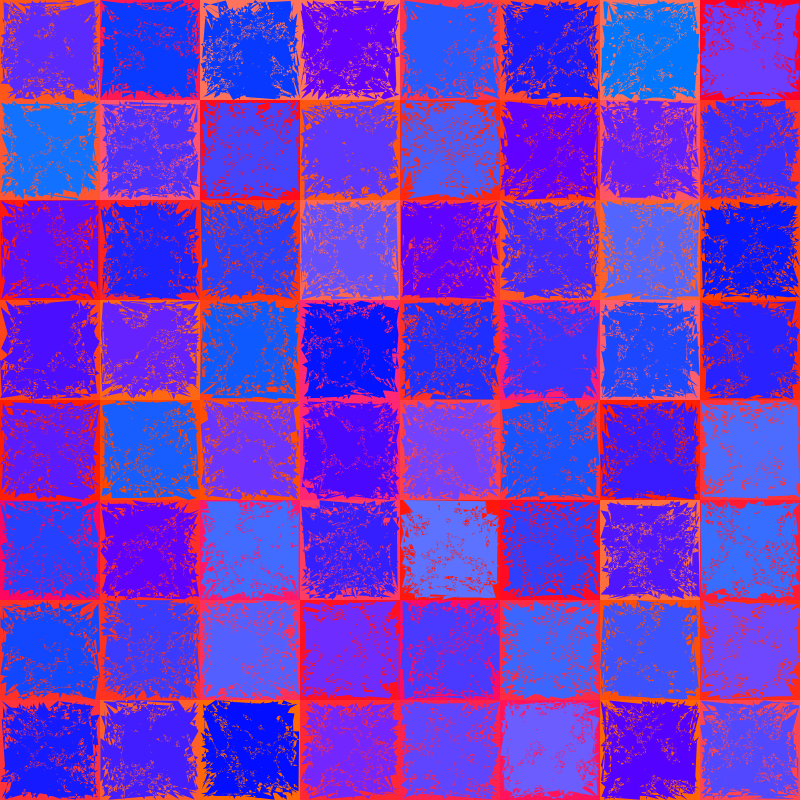
Frame 1 (no input)
Frame 60 (no input): identical to frame 1, image omitted
Frame 120 (the mouse pressed at the canvas centre since frame 60): identical to frame 1, image omitted

The p5.js sketch that drew this single still picture (run headless with seeded random() and noise() and a simulated clock; from frame 60 on, the mouse is pressed at the canvas centre):

// p5.js sketch
// ── sketch.js
function setup() {
	createCanvas(800, 800);
	background(0);
	noStroke();
	for(let x=0; x<800; x+=100){
		for(let y=0; y<800; y+=100){
			fill(255,random(120),random(120));//绿色和蓝色通道随机填充橘红颜色
			rect(x,y,100,100);//绘制64个偏橘红的底层矩形
			fill(random(120),random(120),255);//红色和绿色通道随机填充蓝紫色
			beginShape(); //使用自定义图形绘制包含500个随机顶点的蓝紫色形状
			for(let a=0;a<500;a++){
				vertex(x+random(100),y+random(100));
			}
			endShape(CLOSE);
		}
	}
}
function draw() {
}
